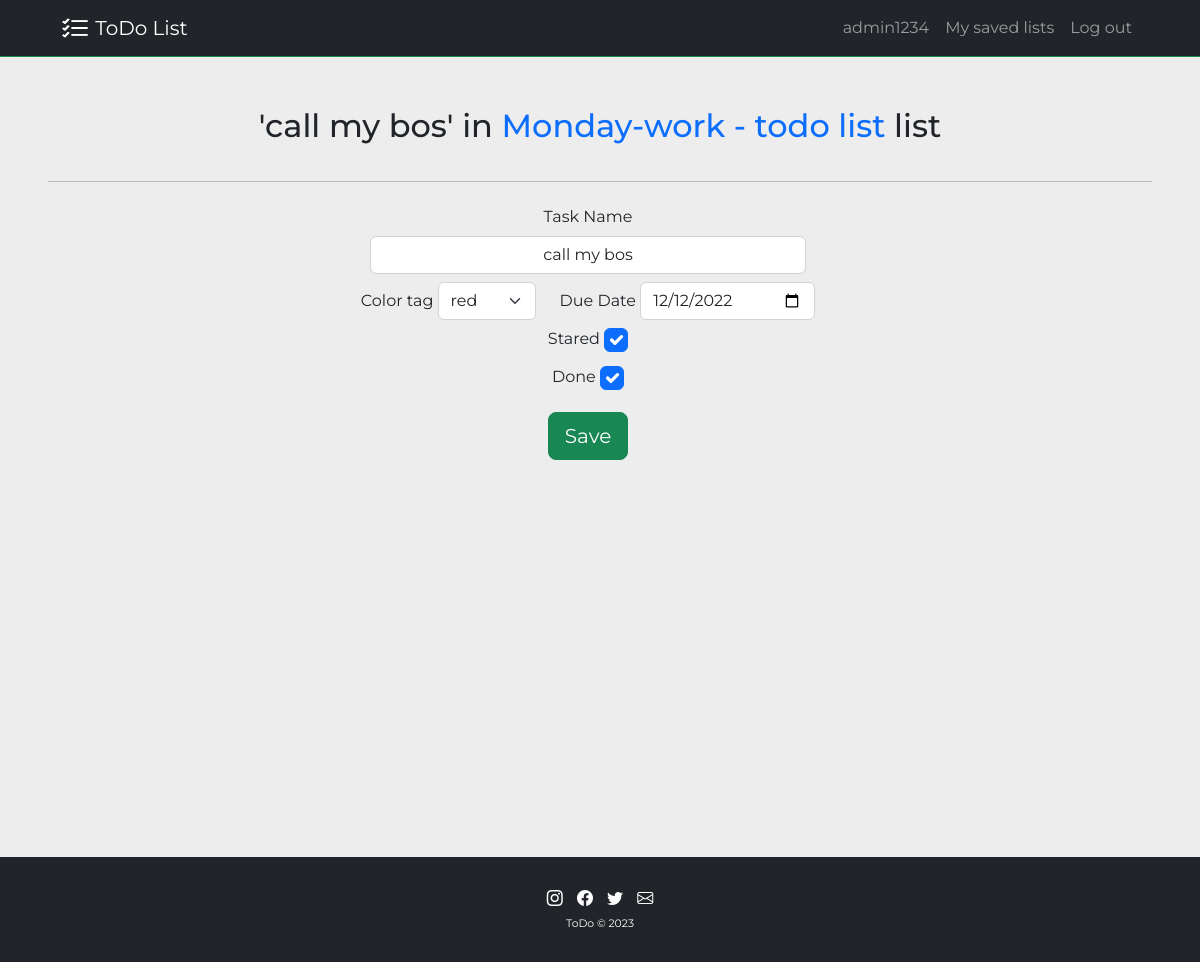
Page /edittask/list-1/task-4 (signed in) on the committed database.
### app_website/models.py (models this page shows, shortened)
class User(UserMixin, db.Model):
    __tablename__ = 'users'
    id = db.Column(db.Integer, primary_key=True)
    username = db.Column(db.String, unique=True, nullable=False)
    email = db.Column(db.String, unique=True, nullable=False)
    password = db.Column(db.String(500))
    todo_lists = relationship('ToDoList', back_populates = 'list_creator', cascade="all, delete")

class Task(db.Model):
    id = db.Column(db.Integer, primary_key=True)
    task_name = db.Column(db.String(250), nullable=False)
    color_tag = db.Column(db.String(100), nullable=False, server_default="none")
    due_date = db.Column(db.String(100), nullable=False, server_default="No due date")
    done = db.Column(db.Boolean, nullable=False, default=False)
    stared = db.Column(db.Boolean, nullable=False, default=False)
    tasks_todo_list = relationship('ToDoList', back_populates = 'tasks')
    todo_list_id = db.Column(db.Integer, db.ForeignKey("to_do_list.id"))

class ToDoList(db.Model):
    id = db.Column(db.Integer, primary_key=True)
    title = db.Column(db.String(250), nullable=False)
    date_created = db.Column(db.String(100), nullable=False)
    list_creator = relationship('User', back_populates = 'todo_lists')
    list_creator_id = db.Column(db.Integer, db.ForeignKey("users.id"))
    tasks = relationship('Task', back_populates = 'tasks_todo_list', cascade="all, delete")

### app_website/views.py (the view, shortened to what this page needs)
@app.route("/edittask/list-<int:list_id>/task-<int:task_id>", methods = ['GET','POST'])
@login_required
def edit_task(list_id: int, task_id: int) -> str:
    selected_todolist = db.get_or_404(ToDoList, list_id)
    if not selected_todolist.list_creator_id == current_user.id:
        return abort(401)
    selected_task = db.get_or_404(Task, task_id)
    if not selected_task.todo_list_id == selected_todolist.id:
        return abort(401)
    predefined_date = None
    if selected_task.due_date != 'No due date':
        predefined_date = datetime.strptime(selected_task.due_date, '%Y-%m-%d')
    form_edit_task = TaskEditForm(
        color_tag = selected_task.color_tag,
        done = selected_task.done,
        due_date = predefined_date,
        stared = selected_task.stared,
        task_name = selected_task.task_name,
    )
    return render_template(
    'edit_task.html',
    current_year = current_year,
    current_task = selected_task,
    current_list = selected_todolist,
    form = form_edit_task,
    )

### app_website/forms.py
class TaskEditForm(FlaskForm):
    task_name = StringField(
        validators=[DataRequired(message="Task name is required"), Length(min=1,max=200)],
        render_kw={'placeholder':'task name', 'class':'form-control text-center'},
    )
    due_date = DateField(
        label='Due Date',
        validators=[Optional()],
        render_kw={'class':'date-input mt-2'},
    )
    stared = BooleanField(
        label='Stared',
        render_kw={"class":"form-check-input font-size-checkbox-task mt-2"},
    )
    color_tag = SelectField(
        label='Color tag',
        choices=[
            "none", "red", "green",
        ],
        validators=[DataRequired(message="Color tag option is required")],
        render_kw={"class":"form-select color-tag-input mt-2"},
    )
    done = BooleanField(
        label='Done',
        render_kw={"class":"form-check-input font-size-checkbox-task mt-2"},
    )
    submit = SubmitField(
        "Save",
        render_kw = {"class":"btn btn-lg btn-success"},
    )

### app_website/models.py (called while the page is built)
@login_manager.user_loader
def load_user(user_id) -> User | None:
    return db.session.execute(db.select(User).filter_by(id=int(user_id))).scalar()

### app_website/templates/edit_task.html (shortened to what this page needs)
{% extends 'base.html' %}
{% block content %}
<div class="container-fluid text-center px-5">
   <div class="row">
      <div class="col">
         <h2 class="add-margin-round-20">'{{current_task.task_name}}' in
            <a class="text-decoration-none" href="{{url_for('detail_list', list_id=current_list.id)}}">{{current_list.title}}</a>
            list
         </h2>
      </div>
   </div>
   <hr>
   <form method="POST">
      <div class="row">
         <div class="row justify-content-center">
            <div class="col-md-6 col-lg-5 col-xxl-4">
                {{ form.task_name.label(class_='col-form-label') }}
                 {{ form.task_name }}
             </div>
         </div>
         <div class="row justify-content-center">
            <div class="col-auto">
               {{ form.color_tag.label(class_='col-form-label') }}
               {{ form.color_tag }}
            </div>
            <div class="col-auto">
               {{ form.due_date.label(class_='col-form-label') }}
               {{ form.due_date }}
           </div>
         </div>
         <div class="row justify-content-center">
            <div class="col-auto">
               {{ form.stared.label(class_='col-form-label') }}
                {{ form.stared }}
            </div>
         </div>
         <div class="row justify-content-center">
            <div class="col-md-6 col-lg-5 col-xxl-4">
               {{ form.done.label(class_='col-form-label') }}
                {{ form.done }}
            </div>
         </div>
         <div class="row justify-content-center">
          <div class="col py-3">
               {{form.submit}}
          </div>
         </div>
      </div>
  </form>
</div>
{% endblock %}

### app_website/templates/includes/navbar.html (shortened to what this page needs)
<nav class="navbar navbar-expand-lg navbar-dark bg-dark">
    <div class="container-fluid header-top-padding">
        <a class="navbar-brand" href="{{ url_for('index') }}">
            <img src="{{ url_for('static', filename='assets/todo-list.png') }}" alt="Logo" width="30" height="24" class="d-inline-block align-text-top logo-image">
            ToDo List
        </a>
        <div class="collapse navbar-collapse" id="navbarCollapsedContent">
            <ul class="navbar-nav ms-auto mb-2 mb-lg-0">
                {% if current_user.is_authenticated %}
                    <li class="nav-item">
                        <a class="nav-link" aria-current="page" href="#">{{ current_user.username }}</a>
                    </li>
                    <li class="nav-item">
                        <a class="nav-link" aria-current="page" href="{{ url_for('mylists') }}">My saved lists</a>
                    </li>
                    <li class="nav-item">
                        <a class="nav-link" aria-current="page" href="{{ url_for('logout') }}">Log out</a>
                    </li>
                {% else %}
                    <li class="nav-item">
                        <a class="nav-link" aria-current="page" href="{{ url_for('login') }}">Log in</a>
                    </li>
                {% endif %}
            </ul>
        </div>
    </div>
</nav>

### app_website/static/css/styles.css (style rules this page uses)
:root { --bs-white: #fff; --bs-grey: #868681; --bs-grey-background: #ededed; --bs-green-background: #C9FEC6; --bs-red-background: #FBACAB; --bs-green: #1eb760; --bs-red: #fb3e51; }
body { font-family:'Montserrat', sans-serif; }
.logo-image { filter: brightness(0) invert(1); }
.header-top-padding { padding: 0 5%; }
.add-margin-round-20 { margin: 20px; }
.font-size-checkbox-task { font-size: 1.5rem; }
.date-input { display: inline-block; width: auto; padding: 0.375rem 0.75rem 0.375rem 0.75rem; border-radius: 0.375rem; color: #212529; background-color: #fff; border: 1px solid #ced4da; box-shadow: inherit; transition: border-color .15s ease-in-out,box-shadow .15s ease-in-out; }
.color-tag-input { display: inline-block; width: auto; }

### rows in the picture
User: username "admin1234"
Task: task_name "call my bos", color_tag "red", due_date "12/12/2022", stared "☑", done "☑"
ToDoList: title "Monday-work - todo list"

### other values in the picture
{{ current_year }} "2023"
